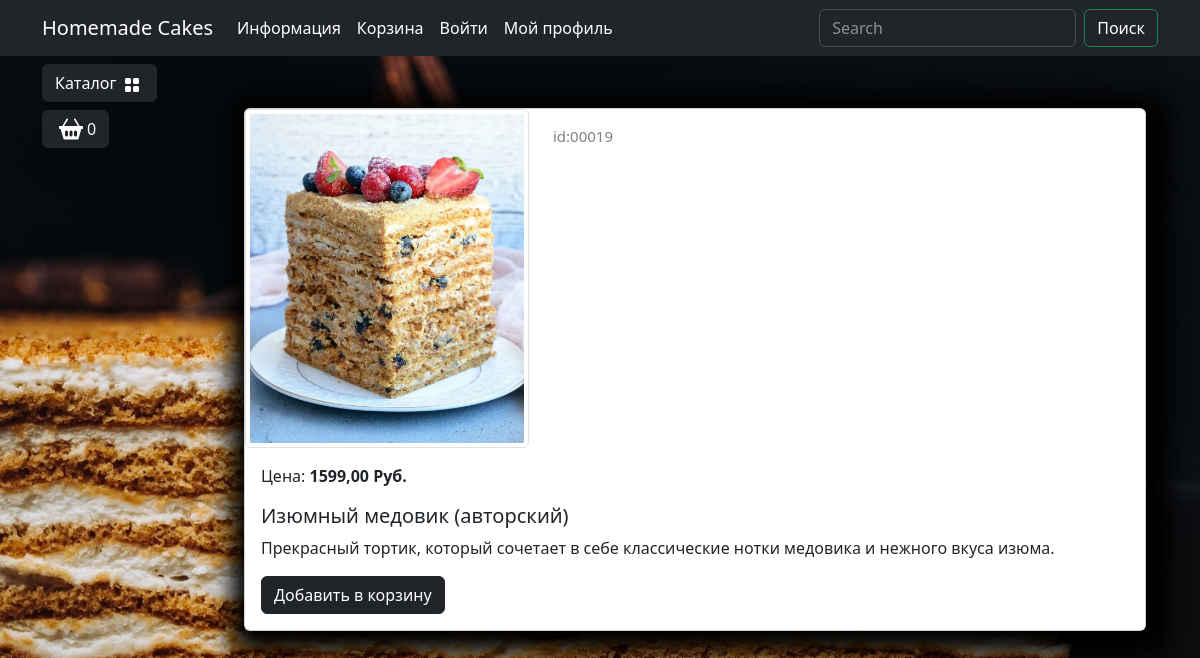
/catalog/product/izyumnyj-medovik-avtorskij/, run on the app's committed database.
### goods/models.py (models this page shows, shortened)
class Products(models.Model):
    name = models.CharField(max_length=150, unique=True, verbose_name="Название")
    slug = models.SlugField(max_length=200, unique=True, blank=True, null=True, verbose_name="URL")
    description = models.TextField(blank=True, null=True, verbose_name="Описание")
    image = models.ImageField(upload_to="goods_images", blank=True, null=True, verbose_name="Изображение")
    price = models.DecimalField(default=0.00, max_digits=7, decimal_places=2, verbose_name="Цена")
    dicsount = models.DecimalField(default=0.00, max_digits=4, decimal_places=2, verbose_name="Скидка на товар(%)")
    quantity = models.PositiveBigIntegerField(default=0, verbose_name="Количество")
    category = models.ForeignKey(to=Categories, on_delete=models.CASCADE, verbose_name='Категория')
    class Meta:
        db_table = "product"
        verbose_name = "Продукт"
        verbose_name_plural = "Продукты"
        ordering = ("id",)
    def display_id(self):
        return f"{self.id:05}"
    def sell_price(self):
        if self.dicsount:
            return round(self.price - (self.price * self.dicsount) / 100, 2)
        else:
            return self.price

### goods/views.py (the view)
# urls.py: path('product/<slug:product_slug>/', views.product, name = 'product'),
def product(request, product_slug):
    product = Products.objects.get(slug = product_slug)
    context = {
        'product': product,
    }
    return render(request, "goods/product.html", context = context)

### goods/templatetags/goods_tags.py (called while the page is built)
@register.simple_tag()
def tag_categories():
    return Categories.objects.all()

### goods/templates/goods/product.html (shortened to what this page needs)
{% extends "main/base.html" %}
{% load static %}
{% block content %}
<div class="container mt-5">
    <div class="card mb-4 custom-shadow">
        <div class="row">
            <div class="col-md-4">
                <img src="{{ product.image.url }}"
                    class="img-thumbnail" data-bs-toggle="modal" data-bs-target="#imageModal1">
            </div>
            <div class="col-md-4 ">
                <p class="product_id mt-3">id:{{ product.display_id }}</p>
            </div>
        </div>
        <div class="card-body">
            <p class="card-text">Цена: <strong>{{ product.sell_price }} Руб.</strong></p>
            <h5 class="card-title">{{ product.name }}</h5>
            <p class="card-text">{{ product.description }}</p>
            <a href="#" class="btn btn-dark add-to-cart">Добавить в корзину</a>
        </div>
    </div>
</div>
{% endblock content %}

### static/deps/css/my_css.css (style rules this page uses)
body { background-image: url("../images/bg-image_1.jpg"); background-repeat: no-repeat; background-attachment: fixed; background-position: center center; background-size: cover; height: 100%; }
.custom-shadow { box-shadow: 5px 5px 25px 19px #000000; }
.product_id { color: gray; font-size: 15px; }

### data on the page
Products: image (picture), display_id "00019", sell_price "1599,00", name "Изюмный медовик (авторский)", description "Прекрасный тортик, который сочетает в себе классические нотки медовика и нежного вкуса изюма."
